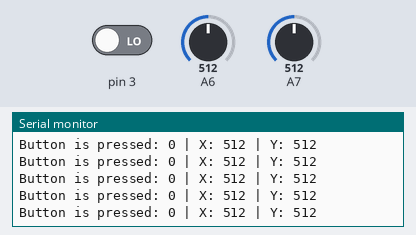
This sketch was run on a simulated Arduino Nano, built with avr-gcc and run on an emulated ATmega328P. On the bench: the last lines printed to the serial monitor. The test bench sets the inputs (shaded band); at power-on: A6 = 512, A7 = 512, pin 3 LOW.

Above: at 1.2 s.
1.3 s: A6 set to 981
At 1.4 s:
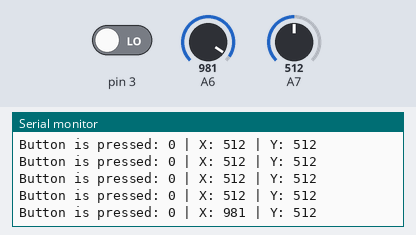
4.3 s: A6 set to 1012
At 4.32 s:
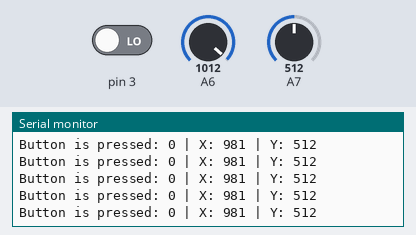
7.3 s: A7 set to 104
At 7.32 s:
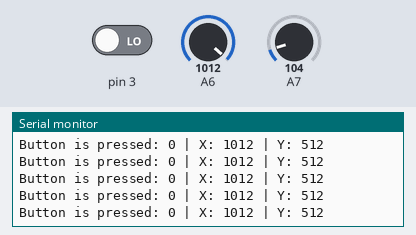
10.3 s: A7 set to 90
At 10.31 s:
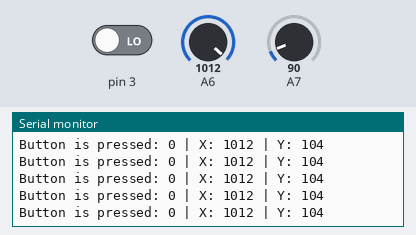
Timing chart, 0 to 13.3 s (numbered marks = the images above; inputs shaded):
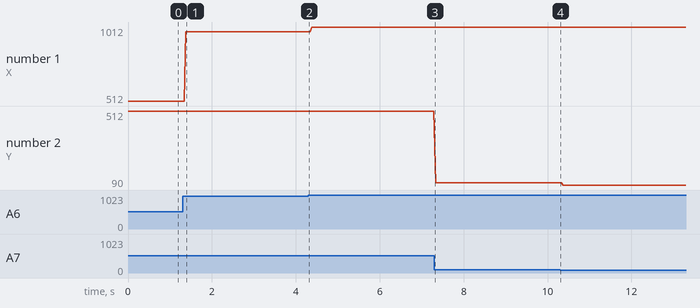

The sketch:

ps2-joystick.ino
```cpp
#include "joystick.h"

// the tests were conducted on an Arduino Nano.

void setup(void) {
  Serial.begin(9600);
  initJoystick(A6, A7, 3);
};

void loop(void) {
  Serial.print("Button is pressed: ");
  Serial.print(getJoyButton());
  Serial.print(" | X: ");
  Serial.print(getJoyX());
  Serial.print(" | Y: ");
  Serial.print(getJoyY());
  Serial.print("\n");
};
```

joystick.h
```cpp
#ifndef Joystick_h
#define Joystick_h

#include <Arduino.h>
#include <stdint.h>
#include <stdbool.h>

uint8_t __x, __y, __button;

// Initialization of the PS2 joystick. TIP: Add pull-up resistors to avoid contact rattling.
void initJoystick(uint8_t analog_x, uint8_t analog_y, uint8_t digital_button) {
  __x = analog_x;
  __y = analog_y;
  __button = digital_button;
  pinMode(__button, INPUT);
};

// Returns a boolean value: true (1) if not pressed, false (0) if pressed.
bool getJoyButton(void) {
  return digitalRead(__button);
};

// Returns X axis
uint16_t getJoyX(void) {
  return analogRead(__x);
};

// Returns Y axis
uint16_t getJoyY(void) {
  return analogRead(__y);
};

#endif
```

Measured:
- after the input at 1.3 s, the serial monitor: prints a new line after 0.08 s (image 1)
- plotted number 1: 512 → 981 after the input at 1.3 s, 981 → 1012 after the input at 4.3 s
- plotted number 2: 512 → 104 after the input at 7.3 s, 104 → 90 after the input at 10.3 s
